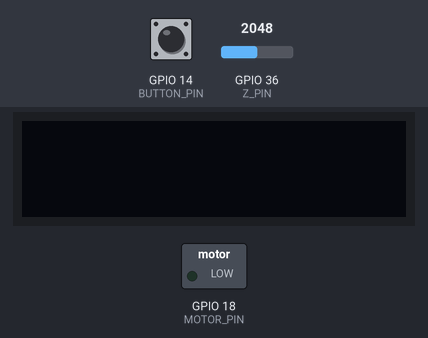
Simulated run of this sketch. Board: ESP32. On the bench: 128×32 one-colour display, switched loads named in the sketch (green lamp = pin HIGH). The inputs (shaded band) are chosen by the test bench; at power-on: GPIO 36 (Z_PIN) = 2048, GPIO 14 (BUTTON_PIN) HIGH. What the sketch prints to the serial monitor is not drawn.

Above: at 1.2 s.
1.3 s: GPIO 36 (Z_PIN) set to 1960
At 2.4 s:
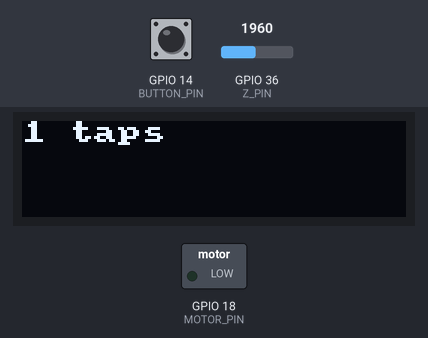
4.3 s: GPIO 36 (Z_PIN) set to 1228
At 4.9 s:
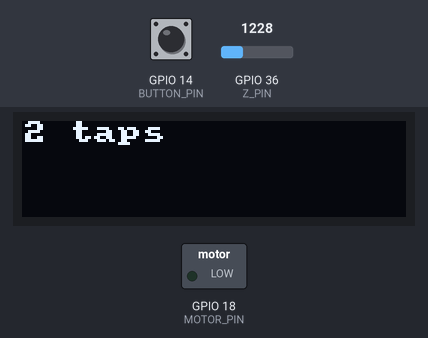
7.3 s: GPIO 36 (Z_PIN) set to 960
At 8.1 s:
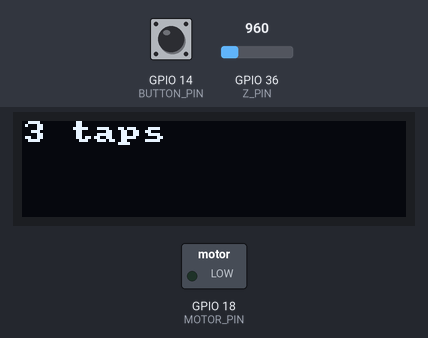
10.3 s: GPIO 14 (BUTTON_PIN) pulled LOW for 3.2 s
At 13.1 s:
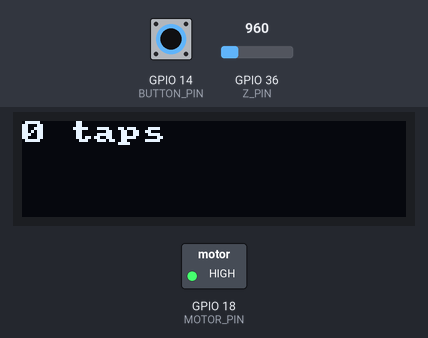
15.0 s: GPIO 36 (Z_PIN) set to 902
16.5 s: GPIO 36 (Z_PIN) set to 827
Timing chart, 0 to 19.0 s (numbered marks = the images above; inputs shaded):
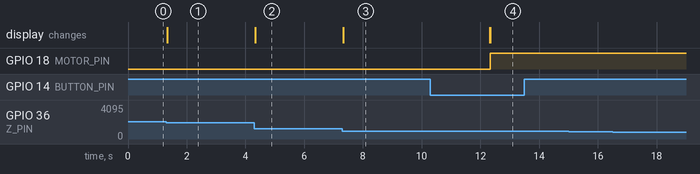

Measured:
- after the input at 1.3 s, the display: first changes at once (image 1 shows a later state)
- after the input at 4.3 s, GPIO 18 (MOTOR_PIN): stays LOW (without the input it goes to HIGH after 2.0 s)
- after the input at 10.3 s, GPIO 18 (MOTOR_PIN): LOW → HIGH after 2.0 s instead of 4.0 s
- after the input at 15.0 s, every drawn part: stays the same
- after the input at 16.5 s, every drawn part: stays the same

The sketch:

Challenges.ino
```cpp
int sampleTime = 0; //the last time a sample was occurred
int az = 0; //current z acceleration
int last_az = 0; //the last z acceleration
int numTaps = 0; //the number of taps on the acceleromoter
float last_tapped = 0; //when the acceleromoter was last tapped

float last_countdown = 0; //the last time the button was counting down
/**
 * State descriptions:
 * 0: Waiting for Triggers
 * 1: Countdown process
 * 2: Buzz Motor
 */
int state = 0;

const int ACCEL_DIFF_ON_TAP = 85;

void setup() {
  //set up all the sensors and displays
  setupAccelSensor();
  setupButton();
  setupDisplay();
  setupMotor();
  Serial.begin(115200);
  Serial.println(state);
}

//displays the amount of taps onto the LED monitor
void displayTaps()
{
  String message = String(numTaps) + " taps";
  writeDisplay(message.c_str(), 0, true); //clear the Display and display the new value of taps
}

//function when circuit is at waiting for triggers state
void wait_for_trigger_state()
{
  float now = millis();
  //if it's been 4 seconds since last tap switch to countdown state
  if(now - last_tapped >= 4000 && numTaps != 0)
  {
    state = 1;
    last_countdown = now;
  }
  //if the button has been pressed for 2 seconds go to the buzz motor state
  else if(check_reset())
  {
    numTaps = 0;
    displayTaps();
    state = 2;
  }
}

//method for when circuit is in countdown state
void countdown_state()
{
  /**
   * check if it's been 1 second since numTaps has been decremented
   * and numTaps is not 0
   */
  float now = millis();
  if(now - last_countdown >= 1000 && numTaps !=0)
  {
    numTaps--;
    last_countdown = now;
    displayTaps();
  }
  //if the button has been pressed for 2 seconds go to the buzz motor state
  else if(check_reset())
  {
    numTaps = 0;
    displayTaps();
    state = 2;
  }
  if(numTaps == 0) //otherwise if numTaps is equal to 0 go to the Buzz Motor state
    state = 2;
}

//method to represent when circuit is in buzz motor state
void buzz_motor_state()
{
  activateMotor(255); //set the motor to the 100% PWM
}

//check if there has been a tap detected
void check_for_tap()
{
  if(sampleSensors())
  {
    if(ifTapped())//if a tap is detected (z acceleration has gone down by more than 50 since last sample)
    {
      numTaps++; //increase numTaps
      last_tapped = millis();
      displayTaps();
      //if a tap is detected from the buzz motor state turn off the motor
      if(state == 2)
        deactivateMotor();
      state = 0;
    }
    last_az = az; //save the last z acceleration
  }
}

void loop() {
  // put your main code here, to run repeatedly:
  //if a tap is detected
  check_for_tap();
  //one of the state methods will be running depending on the state
  if(state == 0)
    wait_for_trigger_state();
  else if(state == 1)
    countdown_state();
  else if(state == 2)
    buzz_motor_state();

}

//function to tell whether accelerometer has been tapped or not
bool ifTapped()
{
  return last_az - az >= ACCEL_DIFF_ON_TAP;
}
```

Accelermoter.ino
```cpp
const int Z_PIN = A0;

//set up the accelermoter
void setupAccelSensor()
{
  pinMode(Z_PIN, INPUT);
}

//Read the z acceleration from the accelermoter
void readAccelSensor()
{
  az = analogRead(Z_PIN);
}
```

Button.ino
```cpp
const int BUTTON_PIN = 14;
float time_when_pressed = 0; //the time the button was last pressed
bool prev_state = HIGH; //the previous state of the button
bool pressed = false; //detects whether the button is currently being pressed

//set up the Button
void setupButton()
{
  pinMode(BUTTON_PIN, INPUT_PULLUP);
}

/**
 * if the button has been pressed (gone from HIGH to LOW),
 * return true
 */
bool just_pressed(bool curr_state)
{
  return prev_state == HIGH && curr_state == LOW;
}

/**
 * if the button has been pressed (gone from LOW to HIGH),
 * return true
 */
bool just_released(bool curr_state)
{
  return prev_state == LOW && curr_state == HIGH;
}

//checks whether the button has been pressed long enough to be pressed
bool check_reset()
{
  bool curr_state = digitalRead(BUTTON_PIN);
  //start the timer for the button once i pressed it
  if(just_pressed(curr_state))
  {
    time_when_pressed = millis();
    pressed = true;
  }
  //if the button has been released then it is no longer pressed
  if(just_released(curr_state))
    pressed = false;
  //if it's been 2 seconds and the button has been pressed
  prev_state = curr_state;
  if(pressed && millis() - time_when_pressed >= 2000)
  {
    time_when_pressed = millis(); // update the time when pressed to account for any overlap
    return true;
  }
  return false;
}
```

Display.ino
```cpp
// OLED Library includes
#include <U8g2lib.h>
#include <U8x8lib.h>
#include <Wire.h>

/*
 * Instantiate the display object “oled” and reset it using the
 * predefined argument “U8X8_PIN_NONE”
 * NOTE: if you have trouble with this constructor call, your OS
 * might require that you specify the I2C pins (22 and 23) as
 * arguments. If that is the case, you would change the call to this:
 * U8X8_SSD1306_128X32_UNIVISION_HW_I2C oled(U8X8_PIN_NONE, 22, 23);
 */
U8X8_SSD1306_128X32_UNIVISION_HW_I2C oled(U8X8_PIN_NONE);

// Clear the display no more than once per second
const int MAX_REFRESH = 1000;
unsigned long lastClear = 0;

void setupDisplay()
{
  oled.begin(); // Initializes u8x8 object
  oled.setPowerSave(0); // Makes sure OLED doesn't go to sleep
  oled.setFont(u8x8_font_amstrad_cpc_extended_r); // Set the font
  oled.setCursor(0, 0); //Sets the cursor at the top left corner
}

/*
 * A function to write a message on the OLED display.
 * The “row” argument specifies which row to print on: [0,1,2,3].
 * The “erase” argument specifies if the display should be cleared.
 */
void writeDisplay(const char * message, int row, bool erase)
{
  unsigned long now = millis();
  //if erase is true and it's been longer than MAX_REFRESH (1s)
  if(erase && (millis() - lastClear >= MAX_REFRESH))
  {
    oled.clearDisplay();
        lastClear = now;
  }
  oled.setCursor(0,row);
  oled.print(message);
}

/*
 * A function to write a CSV message on multiple lines on the OLED.
 * The “commaCount” argument says how many commas are in the String.
 * NOTE: The OLED can only display 4 lines (a maximum of 3 commas).
 */
void writeDisplayCSV(String message, int commaCount)
{
     int startIndex = 0;
     for(int i=0; i<=commaCount; i++) {
          // find the index of the comma and store it in startIndex
          int index = message.indexOf(',', startIndex);

          // take everything in the string up until the comma
          String subMessage = message.substring(startIndex, index);

          startIndex = index + 1; // skip over the comma

          // Write the substring onto the OLED!
          writeDisplay(subMessage.c_str(), i, false);
     }
}
```

Motor.ino
```cpp
const int pwmFrequency = 5000;
const int pwmChannel = 0;
const int pwmBitResolution = 8;

const int MOTOR_PIN = 18;

//sets up the motor with PWM
void setupMotor()
{
  ledcSetup(pwmChannel, pwmFrequency, pwmBitResolution);
  ledcAttachPin(MOTOR_PIN, pwmChannel);
}

//activates the motor with a certain PWM
void activateMotor(int motorPower)
{
  ledcWrite(pwmChannel, motorPower);
}

//turns the Motor off
void deactivateMotor()
{
  ledcWrite(pwmChannel, 0);
}
```

Sampling.ino
```cpp
int sampleRate = 100;                  // Sensor reading Frequency (Hz)
unsigned long sampleDelay = 1e6/sampleRate; //Time(μs) between samples
unsigned long timeStart = 0;              //Start time timing variable
unsigned long timeEnd = 0;                  //End time timing variable

//reads the accel sensor if it is time to sample
bool sampleSensors() {
  timeEnd = micros();
  if(timeEnd - timeStart >= sampleDelay) {
    //displaySampleRate(timeEnd);
    timeStart = timeEnd;

    // Read the sensors and store their outputs in global variables
    sampleTime = millis();
    readAccelSensor();     // values stored in "ax", "ay", and "az"
    return true;
  }

  return false;
}

//display the Sample Rate
void displaySampleRate(unsigned long currentTime) {
     int nSamples = 100;
     static int count = 0;
     static unsigned long lastTime = 0;
     count++;
     if(count == nSamples) {
        double avgRate = nSamples * 1e6 / (currentTime - lastTime);
        String message = String(avgRate) + " Hz"; //the sampling frequency
        writeDisplay(message.c_str(), 3, false); //sends the string to the LED to be displayed

        // reset
        count = 0;
        lastTime = currentTime;
    }
}
```
